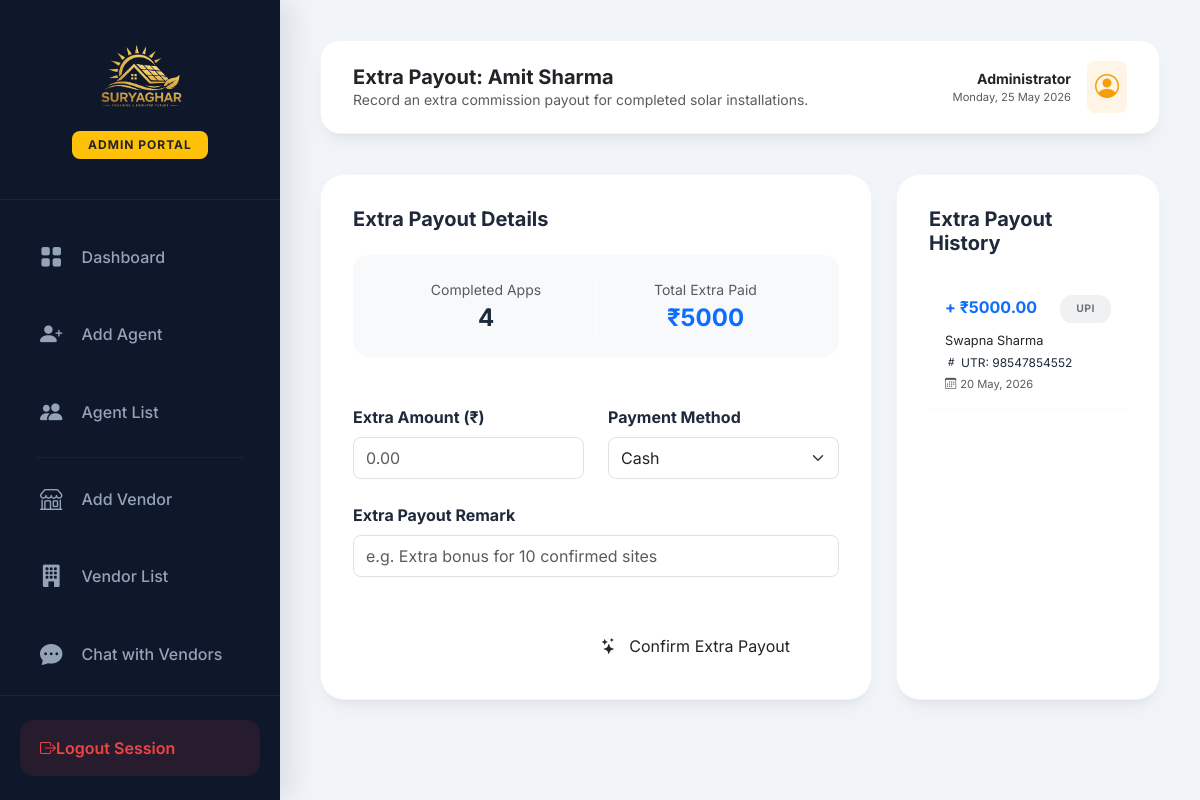
Screenshot of /extra-payment/6/ (signed in) with the database file from the repository.
### app/models.py (models this page shows, shortened)
class Agent(models.Model):
    name = models.CharField(max_length=100)
    email = models.EmailField(unique=True)
    phone = models.CharField(max_length=15, unique=True)
    address = models.TextField(null=True, blank=True)
    profile_photo = models.ImageField(upload_to='profile_photos/', null=True, blank=True)
    aadhar_number = models.CharField(max_length=15, null=True, blank=True)
    aadhar_card_image = models.ImageField(upload_to='aadhar_cards/', null=True, blank=True)
    password = models.CharField(max_length=100)
    is_active = models.BooleanField(default=True)
    created_at = models.DateTimeField(auto_now_add=True)

class Payment(models.Model):
    PAYMENT_METHODS = [
        ('UPI', 'UPI'),
        ('Cash', 'Cash'),
    ]
    PAYMENT_TYPES = [
        ('Regular', 'Regular Commission'),
        ('Extra', 'Extra Commission'),
    ]
    agent = models.ForeignKey(Agent, on_delete=models.CASCADE, related_name='payments')
    amount = models.DecimalField(max_digits=10, decimal_places=2)
    method = models.CharField(max_length=10, choices=PAYMENT_METHODS)
    payment_type = models.CharField(max_length=20, choices=PAYMENT_TYPES, default='Regular')
    utr_number = models.CharField(max_length=50, null=True, blank=True)
    date = models.DateTimeField(auto_now_add=True)
    remark = models.CharField(max_length=255, null=True, blank=True)

### app/views.py (the view, shortened to what this page needs)
# urls.py: path('extra-payment/<int:agent_id>/', views.extra_payment, name='extra_payment'), # Admin records extra payment for an agent
def extra_payment(request, agent_id):
    if not request.user.is_authenticated or not request.user.is_staff:
        return redirect('admin_login')
    agent = get_object_or_404(Agent, id=agent_id)
    payments = Payment.objects.filter(agent=agent, payment_type='Extra').order_by('-date')
    confirmed_count = Customer.objects.filter(agent=agent, status='Confirmed').count()
    total_paid = Payment.objects.filter(agent=agent, payment_type='Extra').aggregate(Sum('amount'))['amount__sum'] or 0
    return render(request, 'admin/extra_payment.html', {
        'agent': agent,
        'payments': payments,
        'confirmed_count': confirmed_count,
        'total_paid': total_paid,
    })

### app/templates/admin/extra_payment.html (shortened to what this page needs)
{% extends 'admin/admin_dashboard.html' %}
{% load static %}
{% block page_title %}Extra Payout: {{ agent.name }}{% endblock %}
{% block page_subtitle %}Record an extra commission payout for completed solar installations.{% endblock %}
{% block dashboard_content %}
<div class="row g-4">
    <div class="col-md-8">
        <div class="modern-card">
            <div class="d-flex justify-content-between align-items-center mb-4">
                <h5 class="fw-bold mb-0">Extra Payout Details</h5>
                <span class="badge bg-indigo bg-opacity-10 text-indigo rounded-pill px-3">Agent ID: #{{ agent.id }}</span>
            </div>
            <div class="row mb-5 text-center bg-light rounded-4 p-4 mx-0">
                <div class="col-md-6 border-end border-white">
                    <small class="text-muted d-block mb-1">Completed Apps</small>
                    <h4 class="fw-bold mb-0">{{ confirmed_count }}</h4>
                </div>
                <div class="col-md-6">
                    <small class="text-muted d-block mb-1 text-primary">Total Extra Paid</small>
                    <h4 class="fw-bold mb-0 text-primary">₹{{ total_paid }}</h4>
                </div>
            </div>
            <form method="POST">
                <div class="row g-4">
                    <div class="col-md-6">
                        <label class="form-label fw-bold">Extra Amount (₹)</label>
                        <input type="number" step="0.01" name="amount" class="form-control rounded-3 py-2" placeholder="0.00" required>
                    </div>
                    <div class="col-md-6">
                        <label class="form-label fw-bold">Payment Method</label>
                        <select name="method" id="payment_method" class="form-select rounded-3 py-2" required onchange="toggleUTR()">
                            <option value="Cash">Cash</option>
                        </select>
                    </div>
                    <div class="col-12">
                        <label class="form-label fw-bold">Extra Payout Remark</label>
                        <input type="text" name="remark" class="form-control rounded-3 py-2" placeholder="e.g. Extra bonus for 10 confirmed sites">
                    </div>
                </div>
                <div class="mt-5 text-end">
                    <button type="submit" class="btn btn-modern btn-modern-primary px-5 py-2">
                        <i class="bi bi-stars me-2"></i> Confirm Extra Payout
                    </button>
                </div>
            </form>
        </div>
    </div>
    <div class="col-md-4">
        <div class="modern-card h-100">
            <h5 class="fw-bold mb-4">Extra Payout History</h5>
            <div class="overflow-auto" style="max-height: 500px;">
                {% for payment in payments %}
                <div class="p-3 border-bottom border-light">
                    <div class="d-flex justify-content-between align-items-start mb-2">
                        <span class="fw-bold text-primary">+ ₹{{ payment.amount }}</span>
                        <span class="badge-modern bg-secondary bg-opacity-10 text-secondary" style="font-size: 0.65rem;">{{ payment.method }}</span>
                    </div>
                    {% if payment.remark %}
                        <div class="text-dark extra-small mb-1" style="font-size: 0.8rem;">{{ payment.remark }}</div>
                    {% endif %}
                    {% if payment.utr_number %}
                        <div class="text-indigo extra-small mb-1" style="font-size: 0.75rem;"><i class="bi bi-hash me-1"></i>UTR: {{ payment.utr_number }}</div>
                    {% endif %}
                    <div class="text-muted extra-small" style="font-size: 0.7rem;"><i class="bi bi-calendar3 me-1"></i>{{ payment.date|date:"d M, Y" }}</div>
                </div>
                {% empty %}
                <div class="text-center py-5 text-muted">No extra payouts found.</div>
                {% endfor %}
            </div>
        </div>
    </div>
</div>
{% endblock %}

### app/templates/admin/admin_dashboard.html (style rules this page uses)
:root { --sidebar-width: 280px; --deep-navy: #0f172a; --secondary-navy: #1e293b; --gold-primary: #f59e0b; --gold-hover: #d97706; --bg-light: #f1f5f9; --text-main: #1e293b; --text-muted: #64748b; --card-shadow: 0 10px 25px -5px rgba(0, 0, 0, 0.05), 0 8px 10px -6px rgba(0, 0, 0, 0.05); --transition: all 0.3s cubic-bezier(0.4, 0, 0.2, 1); }
body { font-family: 'Inter', system-ui, -apple-system, sans-serif; background-color: var(--bg-light); color: var(--text-main); }
.modern-card { background: white; border: none; border-radius: 24px; box-shadow: var(--card-shadow); padding: 2rem; transition: var(--transition); border: 1px solid #f1f5f9; }
.badge-modern { display: inline-flex; align-items: center; gap: 6px; padding: 6px 16px; border-radius: 12px; font-weight: 700; font-size: 0.7rem; text-transform: uppercase; letter-spacing: 0.5px; white-space: nowrap; transition: var(--transition); }

### rows the page displays
Agent: name "Amit Sharma"
Payment: amount "5000.00", method "UPI", remark "Swapna Sharma", utr_number "98547854552", date "20 May, 2026"

### other values shown
{{ confirmed_count }} "4"
{{ total_paid }} "5000"
